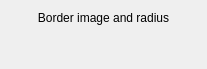
<?xml version="1.0" encoding="UTF-8"?>
<ui version="4.0">
 <class>Form</class>
 <widget class="QWidget" name="Form">
  <property name="geometry">
   <rect>
    <x>0</x>
    <y>0</y>
    <width>207</width>
    <height>69</height>
   </rect>
  </property>
  <property name="windowTitle">
   <string>Form</string>
  </property>
  <property name="styleSheet">
   <string notr="true">QPushButton { border-image: url(&quot;images/pushbutton.png&quot;) 5 5 5 5; border-radius:8px; }</string>
  </property>
  <layout class="QVBoxLayout" name="verticalLayout">
   <item>
    <widget class="QPushButton" name="pushButton">
     <property name="text">
      <string>Border image and radius</string>
     </property>
    </widget>
   </item>
   <item>
    <spacer name="verticalSpacer">
     <property name="orientation">
      <enum>Qt::Vertical</enum>
     </property>
     <property name="sizeHint" stdset="0">
      <size>
       <width>20</width>
       <height>40</height>
      </size>
     </property>
    </spacer>
   </item>
  </layout>
 </widget>
 <resources/>
 <connections/>
</ui>
